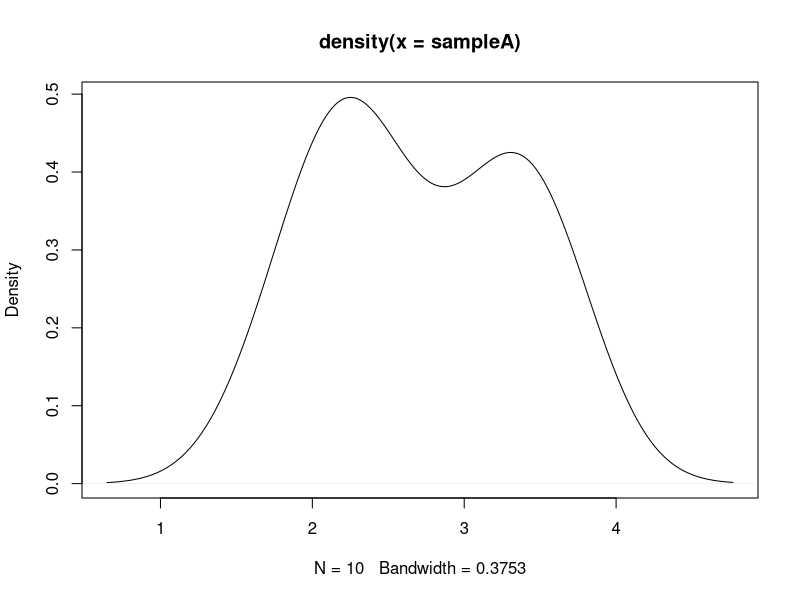
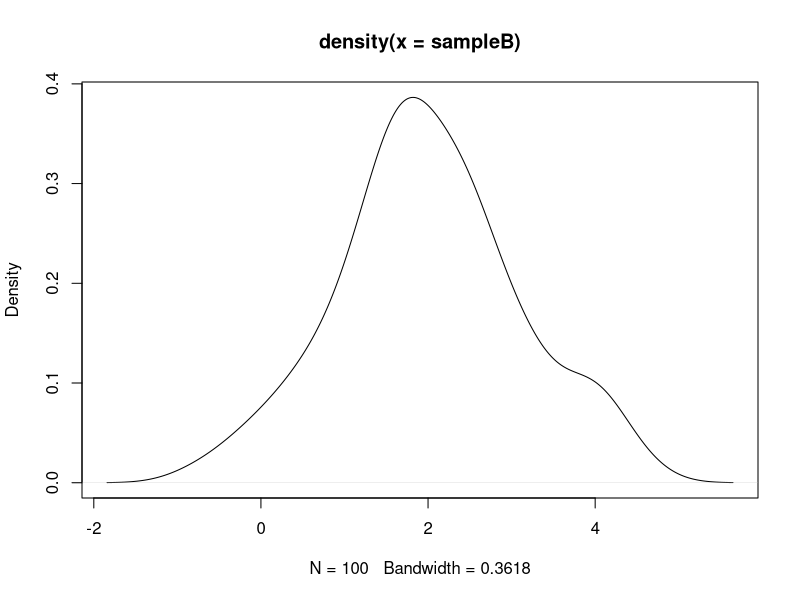
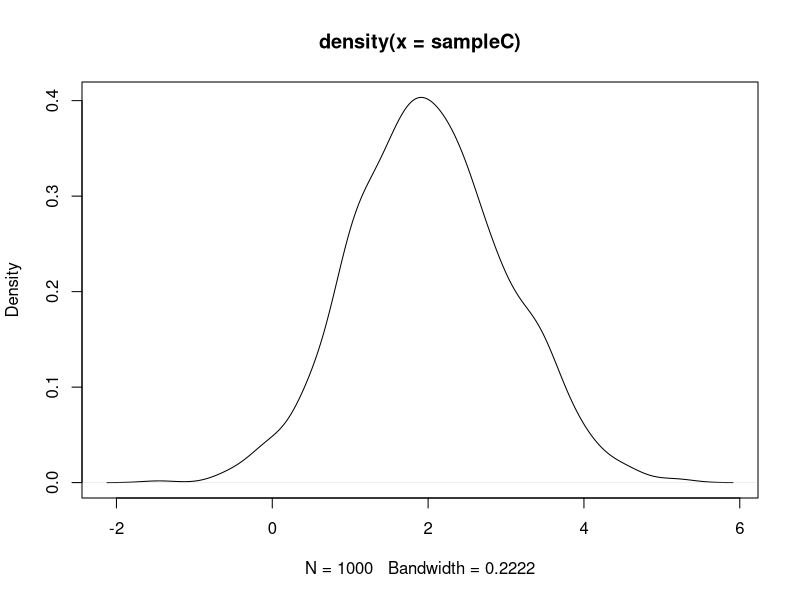
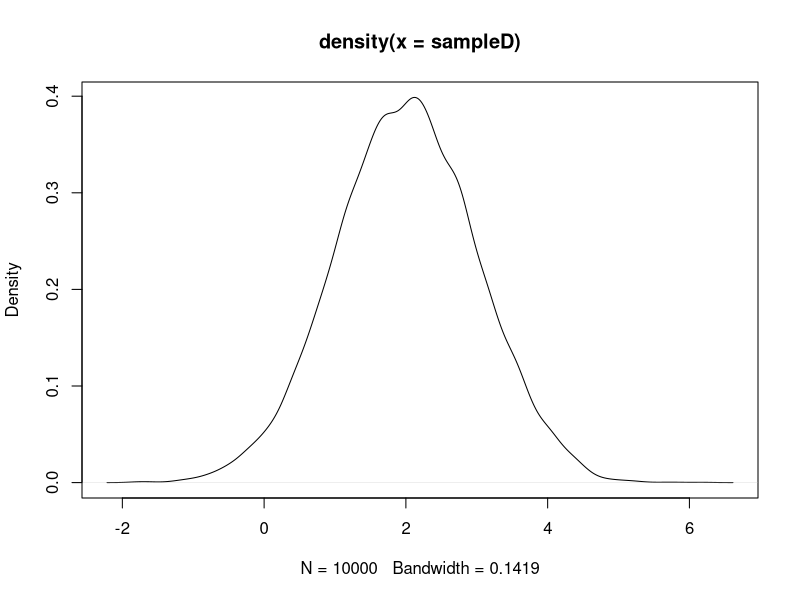

Write R code to recreate these figures, in order. (Note: this script raises an error after producing the figures.)
#Furio Jacomini

rm(list = ls()); cat("\014")

#Problem 1
set.seed(456)
sample1 <- rnorm (10 , mean = 2 , sd = 1)
sample2 <- rnorm (100, mean = 2 , sd = 1)
sample3 <- rnorm (1000 , mean = 2 , sd = 1)
sample4 <- rnorm (10000 , mean = 2 , sd = 1)
mean(sample1)
mean(sample2)
mean(sample3)
mean(sample4)
#as we can see, the sample mean continues to get close to 2 the higher the size of the sample

#part b


r <- 10000 #number of times we will replicate the "experiment"
ybar <- numeric(r)
#storing results

set.seed(123)
for (j in 1:r){
  sampleA <- rnorm(10, mean = 2, sd = 1)
  ybar[j] <- mean(sampleA) 
}

set.seed(123)
for (j in 1:r){
  sampleB <- rnorm(100, mean = 2, sd = 1)
  ybar[j] <- mean(sampleB) 
}

set.seed(123)
for (j in 1:r){
  sampleC <- rnorm(1000, mean = 2, sd = 1)
  ybar[j] <- mean(sampleC) 
}

set.seed(123)
for (j in 1:r){
  sampleD <- rnorm(10000, mean = 2, sd = 1)
  ybar[j] <- mean(sampleD) 
}

sd(sampleA)
sd(sampleB)
sd(sampleC)
sd(sampleD)
#standard deviation is becoming closer to zero as population increases
#Reasoning is because the mean becomes more precise and the variability begins to decrease

#Partc
plot(density(sampleA))

plot(density(sampleB))

plot(density(sampleC))

plot(density(sampleD))

#we see that the plots become closer to the mean and more normal

#PartD

set.seed(12345)
tsample1 <- rnorm(10,1)
mean(tsample1)

tsample2 <- rnorm(100,1)
mean(tsample2)

tsample3 <- rnorm(1000,1)
mean(tsample3)

tsample4 <- rnorm(10000,1)
mean(tsample4)

t5 <- 10000
ybar1t <- numeric(t5)
ybar2t <- numeric(t5)
ybar3t <- numeric(t5)
ybar4t <- numeric(t5)

for (i in 1:t5){
  tsample1 <- rt(t1,1)
  ybar1t[i] <- mean(tsample1)
}
sd(ybar1t)
for (i in 1:t5){
  tsample2 <- rt(t1,1)
  ybar2t[i] <- mean(tsample2)
}
sd(ybar2t)

for (i in 1:t5){
  tsample3 <- rt(t1,1)
  ybar3t[i] <- mean(tsample3)
}
sd(ybar3t)

for (i in 1:t5){
  tsample1 <- rt(t1,1)
  ybar4t[i] <- mean(tsample4)
}
sd(ybar4t)

plot(density(ybar1t),xlim=c(0,100),ylim=c(0,3))
lines(density(ybar2t))
lines(density(ybar3t))
lines(density(ybar4t))


#Problem2parta

rm(list = ls()); cat("\014")

r=1000
ybar <- numeric(r) #here we will store the results
mu <- 4
sd <- sqrt(8)
n <- 100

for (j in 1:r){
  sample <- rnorm(n,mu,sd)
  ybar[j] <- mean(sample) 
}
plot(density(sqrt(n)*(ybar-mu)/sd)) #Plots the estimated density of ybar
curve(dnorm(x,0,1), add =TRUE, lty =2) #We overlay a STANDARD NORMAL density
#The approximation is very close. 

#partb

plot(density(n^(1/4)*(ybar-mu)/sd)) #Plots the estimated density of ybar
curve(dnorm(x,0,1), add =TRUE, lty =2) #We overlay a STANDARD NORMAL density
#we can see here that the standard normal overlay graph is very vide and does not 
#follow the graph well at all

#partc

plot(density(sqrt(n)*(ybar-3)/sd)) #Plots the estimated density of ybar
curve(dnorm(x,0,1), add =TRUE, lty =2) #We overlay a STANDARD NORMAL density
#here we can see that the graph is not in the correct spot as we moved it over by 1

#problem3

# Set the number of random points to generate
n <- 1000000

# Generate random x values between 0 and 1
random_x <- runif(n)

# Calculate the corresponding y values (y = x^2)
random_A <- random_x^2

# Estimate the area A using the proportion of points below the curve
estimated_A <- points_below_curve / n_points

# The estimated area A is approximately 1/3. 
# The more points you generate (larger n_points), the more accurate the estimate.

cat("Estimated A:", estimated_A, "\n")


#problem4
##Part a
# Yi = 1 + 2Xi + Ui,
###Because we are doing the reverse regression algebraicly we find that 
# Xi = gam0 + gam1Y1 +Vi
# gam0 would be = to -1/2 and gam1 = to 1/2


###Montecarlo example

rm(list = ls()); cat("\014") # clear

set.seed(123456) # set manually the initial seed

# Now we will set the size of each sample AND also set the number of iterations. 
n <- 500 ; r <- 100
# n=500 means that ONE random sample has size n. r=100 means that we will generate 100
# different random samples of size n. 

# Set model parameters
gam0 <- -0.5
gam1 <- 0.5
mu_y <- 0
sigma_y <- 1
mu_v <- 0
sigma_v <- 1

# different gam1_hat's before running a loop.
gam0_hat <- numeric(r)
gam1_hat <- numeric(r)

# Now we will assume that outcome's randomness only comes from the error term (v).
# This is, we will fix "x" and use the same "x" for all 100 iterations.
y <- rnorm(n, mu_y, sigma_y) 

# Now we use a for loop to carry out the simulation.
for (j in 1:r) { 
  
  v <- rnorm(n, mu_v, sigma_v) # generate a vector of normal numbers
  x <- gam0 + gam1 * y + v 
  
  gam_hats <- coefficients(lm(x ~ y)) # fit regression model, store coefficients
  gam0_hat[j] <- gam_hats["(Intercept)"] # store intercept in position j .
  gam1_hat[j] <- gam_hats["y"] # store slope in position j 
}

hist(gam0_hat) # centered around the true value (unbiasedness)
hist(gam1_hat) # same
mean(gam0_hat) # close to -0.5!
mean(gam1_hat) # close to 0.5!

#partc
# is it consistent 

for (j in 1:r) { 
  
  v <- rnorm(100, mu_v, sigma_v) # generate a vector of normal numbers
  x <- gam0 + gam1 * y + v # use assumed DGP to generate the outcome
  
  gam_hats <- coefficients(lm(x ~ y)) # fit regression model, store coefficients
  gam0_hat[j] <- gam_hats["(Intercept)"] # store intercept in position j of beta0_hat.
  gam1_hat[j] <- gam_hats["y"] # store slope in position j of beta1_hat
}
plot(density(v)) 

for (j in 1:r) { 
  
  v <- rnorm(500, mu_v, sigma_v) # generate a vector of normal numbers
  x <- gam0 + gam1 * y + v # use assumed DGP to generate the outcome
  
  gam_hats <- coefficients(lm(x ~ y)) # fit regression model, store coefficients
  gam0_hat[j] <- gam_hats["(Intercept)"] # store intercept in position j of beta0_hat.
  gam1_hat[j] <- gam_hats["y"] # store slope in position j of beta1_hat
}
plot(density(v)) 

for (j in 1:r) { 
  
  v <- rnorm(1000, mu_v, sigma_v) # generate a vector of normal numbers
  x <- gam0 + gam1 * y + v # use assumed DGP to generate the outcome
  
  gam_hats <- coefficients(lm(x ~ y)) # fit regression model, store coefficients
  gam0_hat[j] <- gam_hats["(Intercept)"] # store intercept in position j of beta0_hat.
  gam1_hat[j] <- gam_hats["y"] # store slope in position j of beta1_hat
}

plot(density(v)) 


##We can see that the answers are consistent

###partd

rm(list = ls()); cat("\014") # clear

gam0 <- -0.5
gam1 <- 0.5
mu <- 0
sd <- 1
n <- 500
r <- 100
# different gam1_hat's before running a loop.
gam0_hat <- numeric(r)
gam1_hat <- numeric(r)
avar_hat_gam1 <-numeric(r)

for (j in 1:r){
  y <- rnorm(n,mu,sd)
  v <- rnorm(n,mu,sd)
  x <- gam0 + gam1*y + v  #Data Generating Process
  
  gam1_hat[j] <- cov(x,y)/var(x)
  gam0_hat[j] <- mean(y) - gam1_hat[j]*mean(x)
  hat_sigma_2 <- mean((y - gam0_hat[j] - gam1_hat[j]*x)^2)  #mean of squared residuals
  avar_hat_gam1[j] <- hat_sigma_2/var(x)/n #NOT ROBUST
}

CIlower <- gam1_hat - 1.96*sqrt(avar_hat_gam1)
CIupper <- gam1_hat + 1.96*sqrt(avar_hat_gam1)
reject1 <- as.logical((CIlower>2) + (CIupper<2))

color <- rep(gray(.5),100)
color[reject1[1:100]] <- "black"

plot(0, xlim=c(0.3,0.5), ylim=c(1,100), ylab="Sample Number", xlab="", main="Corect H0")
abline(v=2,lty=2)
for (j in 1:100){
  lines(c(CIlower[j],CIupper[j]), c(j,j), col=color[j], lwd=2)
}

###Number 5

##parta
n<-50
r<-100
p<-0.1
sd<-sqrt(0.1)
phat<-numeric(r)

for (j in 1:r){
  sample <- rnorm(n,p,sd)
  phat[j] <- mean(sample) 
}  
  
plot(density(sqrt(n)*(phat-p)/sd)) #Plots the estimated density of p-hat
curve(dnorm(x,0,1), add =TRUE, lty =2)

###Now p = 0.5
p <- 0.5
sd <- sqrt(0.5)
for (j in 1:r){
  sample <- rnorm(n,p,sd)
  phat[j] <- mean(sample) 
}  

plot(density(sqrt(n)*(phat-p)/sd)) #Plots the estimated density of p-hat
curve(dnorm(x,0,1), add =TRUE, lty =2)


###Partb
p<-0.1
sd<-sqrt(0.1)

contain_true_value <- logical(n)

for (j in 1:r){
  sample <- rbinom(r, 1, p)
  sample_mean <- mean(sample)
  CIlower <- phat - 1.96*(sd)
  CIupper <- phat + 1.96*(sd)
  reject1 <- as.logical((CIlower>2) + (CIupper<2))

  contain_true_value[j] <- CIlower <= p && p <= CIupper
}

proportion_containing_true_value <- mean(contain_true_value)

cat("Proportion of Confidence Intervals Containing p =", p, ":", proportion_containing_true_value, "\n")


p<-0.5
sd<-sqrt(0.5)

contain_true_value <- logical(n)

for (j in 1:r){
  sample <- rbinom(r, 1, p)
  sample_mean <- mean(sample)
  CIlower <- phat - 1.96*(sd)
  CIupper <- phat + 1.96*(sd)
  reject1 <- as.logical((CIlower>2) + (CIupper<2))
  
  contain_true_value[j] <- CIlower <= p && p <= CIupper
}

proportion_containing_true_value <- mean(contain_true_value)

cat("Proportion of Confidence Intervals Containing p =", p, ":", proportion_containing_true_value, "\n")
